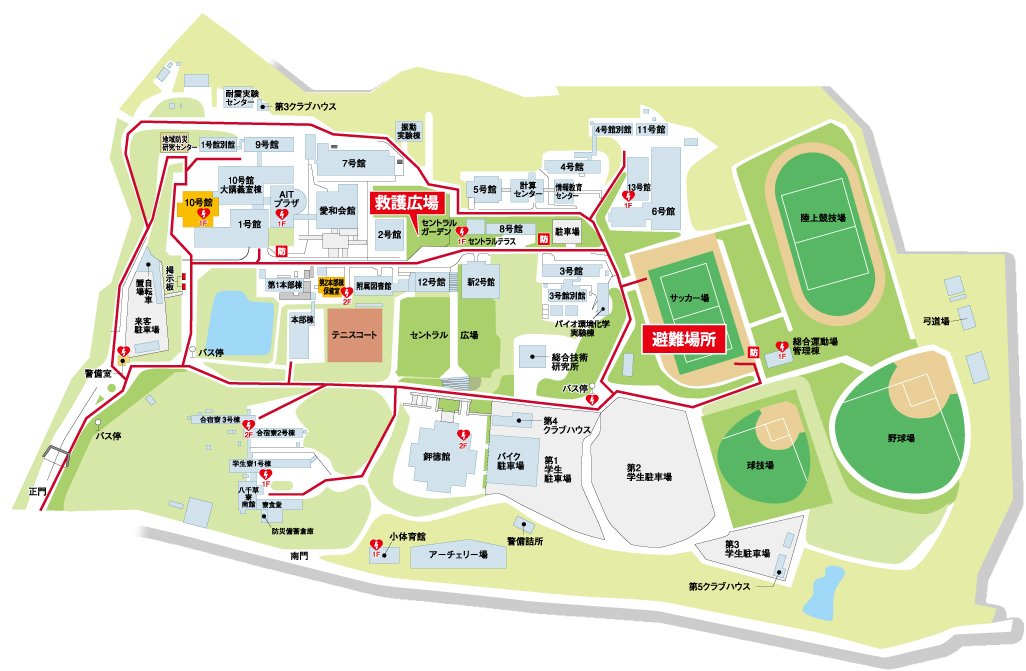
//> input picture Debug/map.jpg, 1026 x 671 px
$ ./main   (built with g++ and OpenCV 4)
//> lines starting //> are read from the running program, lines starting //| are printed output that depends on the picture; after the words box and inside, x2 and y2 are one past the last pixel; in counts of white or black regions, pixels touching at a corner belong together
#include <iostream>
#include <opencv2/opencv.hpp>
#include <opencv2/ximgproc.hpp>
#define FILE_NAME "../Debug/map.jpg"
#define WINDOW_NAME_INPUT "input"
#define WINDOW_NAME_OUTPUT "output"

#define COUNT (16)

int main(int argc, const char *argv[])
{
    //変数の宣言
    int x, y;         //走査用
    cv::Vec3b p1, p2; //色値
    //画像の宣言
    cv::Mat src_img, dst_img, dte_img, erode_img, thin_img;
    // 画像の入力
    src_img = cv::imread(FILE_NAME);
//> src_img is the input picture: 671 rows x 1026 cols, CV_8UC3; mean B, G, R 202.3, 228.9, 222.5
    if (src_img.empty())
    {

        //入力失敗の場合
        fprintf(stderr, "Cannot read image file: %s.\n", FILE_NAME);
        return (-1);
    }

    //コピー
    dst_img = src_img.clone();
    //画像処理
    for (y = 0; y < src_img.rows; y++)
    {
        for (x = 0; x < src_img.cols; x++)
        {
            p1 = src_img.at<cv::Vec3b>(y, x);
            p2[0] = p1[0];
            p2[1] = p1[1];
            p2[2] = p1[2];
            if (p1[0] > 30 && p1[1] < 10 && p1[2] > 200)
            {
                p2[0] = p2[1] = p2[2] = 255; // 白で塗りつぶす
            }
            else
            {
                p2[0] = p2[1] = p2[2] = 0; // 黒で染める
            }

            dst_img.at<cv::Vec3b>(y, x) = p2;
        }
    }
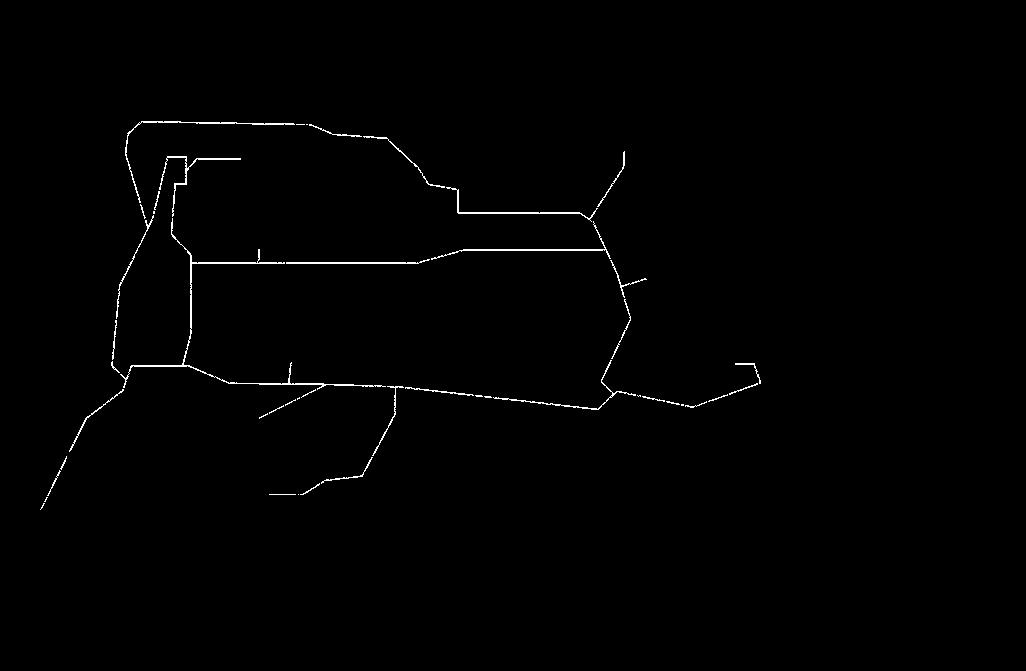
//> dst_img: 671 rows x 1026 cols, CV_8UC3; 0.71% white in thin lines or dots, all inside (x1, y1, x2, y2) = (40, 121, 761, 510)

    //膨張処理
    cv::dilate(dst_img, dte_img, cv::Mat(), cv::Point(-1, -1), 10);
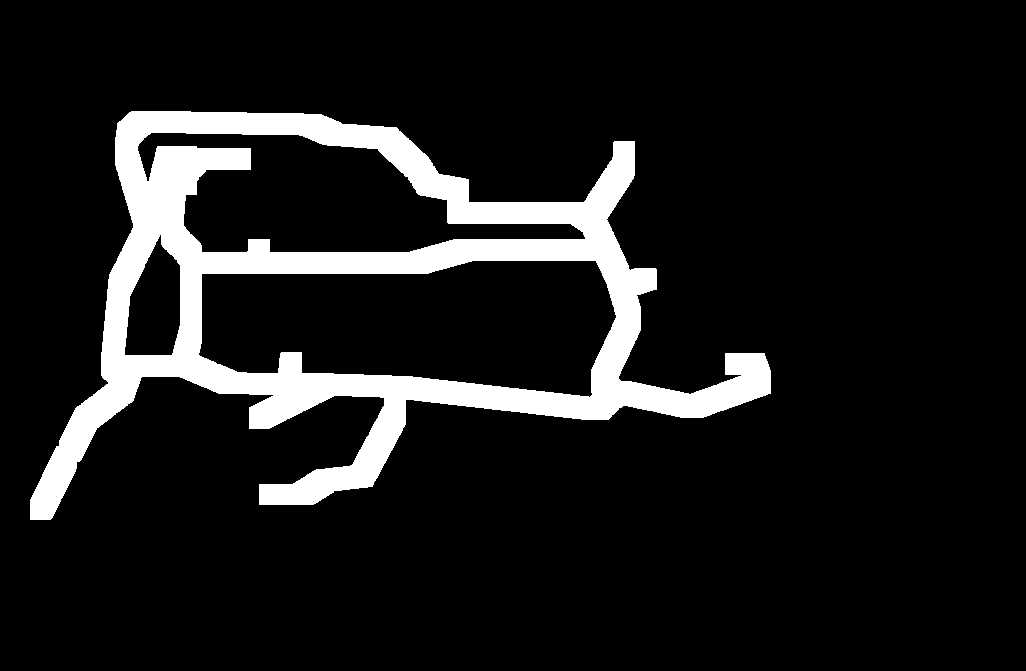
//> dte_img: 671 rows x 1026 cols, CV_8UC3; 10.4% white; 1 white region, box (x1, y1, x2, y2) and area: (30, 111, 771, 520) 71862

    cv::cvtColor(dte_img, dte_img, cv::COLOR_BGR2GRAY);

    cv::ximgproc::thinning(dte_img, thin_img);
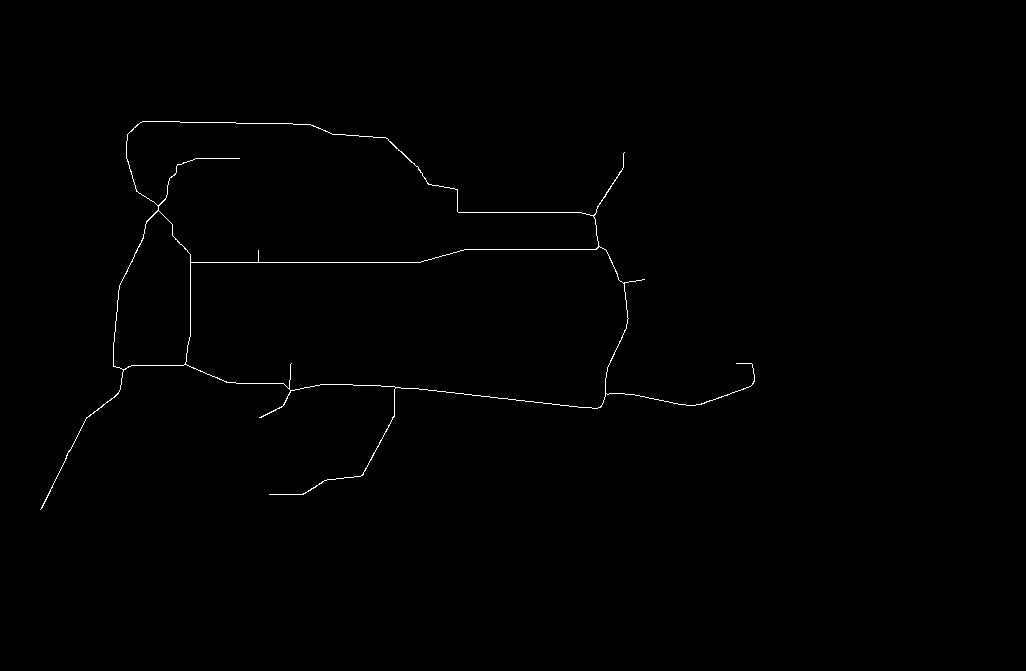
//> thin_img: 671 rows x 1026 cols, CV_8UC1; 0.43% white in thin lines or dots, all inside (x1, y1, x2, y2) = (40, 121, 755, 510)
    //表示
    cv::imshow(WINDOW_NAME_INPUT, src_img);   //入力画像の表示
    cv::imshow(WINDOW_NAME_OUTPUT, thin_img); //出力画像の表示
    cv::waitKey();                            //キー入力待ち (止める)
    return 0;
}
